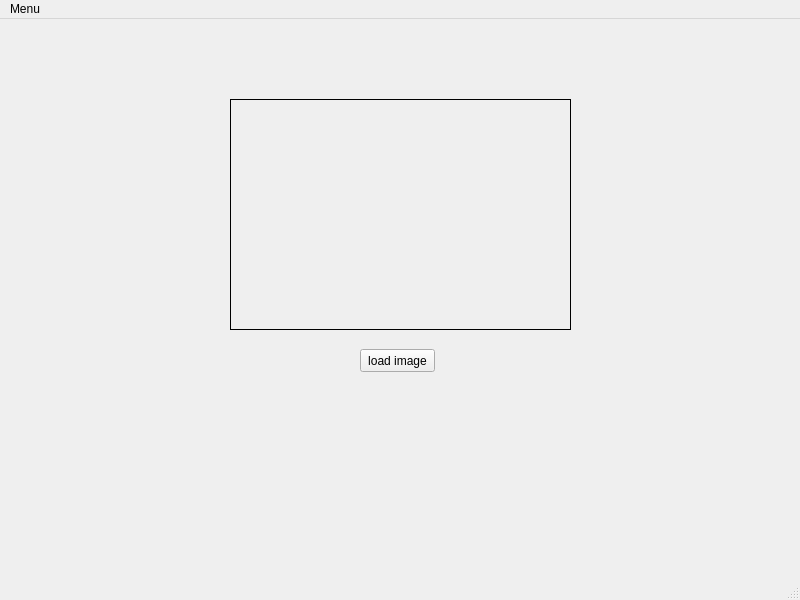
<?xml version="1.0" encoding="UTF-8"?>
<ui version="4.0">
 <class>MainWindow</class>
 <widget class="QMainWindow" name="MainWindow">
  <property name="geometry">
   <rect>
    <x>0</x>
    <y>0</y>
    <width>800</width>
    <height>600</height>
   </rect>
  </property>
  <property name="windowTitle">
   <string>MainWindow</string>
  </property>
  <widget class="QWidget" name="centralwidget">
   <widget class="QLabel" name="imgLabel">
    <property name="geometry">
     <rect>
      <x>230</x>
      <y>80</y>
      <width>341</width>
      <height>231</height>
     </rect>
    </property>
    <property name="frameShape">
     <enum>QFrame::Box</enum>
    </property>
    <property name="text">
     <string/>
    </property>
   </widget>
   <widget class="QPushButton" name="loadButton">
    <property name="geometry">
     <rect>
      <x>360</x>
      <y>330</y>
      <width>75</width>
      <height>23</height>
     </rect>
    </property>
    <property name="text">
     <string>load image</string>
    </property>
   </widget>
  </widget>
  <widget class="QMenuBar" name="menubar">
   <property name="geometry">
    <rect>
     <x>0</x>
     <y>0</y>
     <width>800</width>
     <height>21</height>
    </rect>
   </property>
   <widget class="QMenu" name="menuMedianFilter">
    <property name="title">
     <string>Menu</string>
    </property>
    <addaction name="actionMedianFilter"/>
    <addaction name="actionMaxFilter"/>
   </widget>
   <addaction name="menuMedianFilter"/>
  </widget>
  <widget class="QStatusBar" name="statusbar"/>
  <action name="actionMedianFilter">
   <property name="text">
    <string>MedianFilter</string>
   </property>
  </action>
  <action name="actionMaxFilter">
   <property name="text">
    <string>MaxFiltering</string>
   </property>
  </action>
 </widget>
 <resources/>
 <connections/>
</ui>
